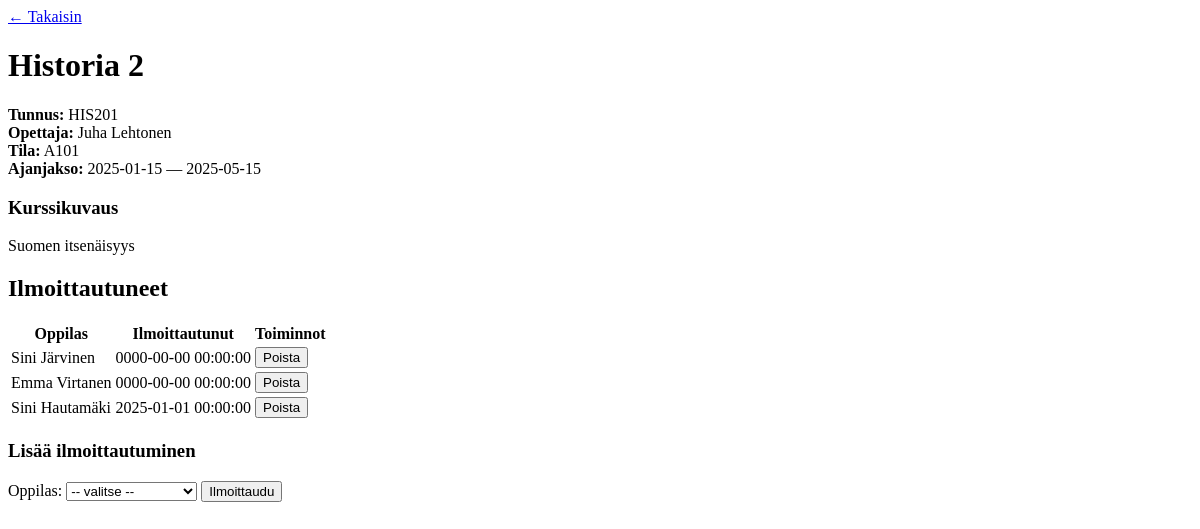
/kurssienhallinta/kurssi.php?id=28, run on an earlier commit of the app's database.
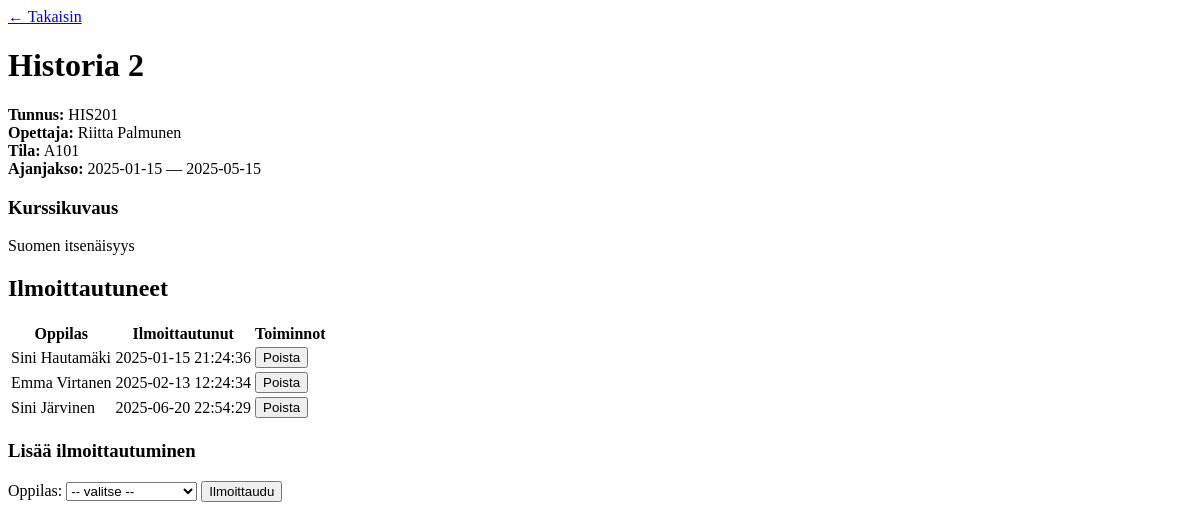
And on a later commit of the database.
### tables this page shows
CREATE TABLE `kurssit` (
  `kurssi_id` int(11) NOT NULL,
  `kurssin_tunnus` varchar(20) NOT NULL,
  `kurssi_nimi` varchar(100) NOT NULL,
  `kurssikuvaus` text DEFAULT NULL,
  `aloituspaiva` date NOT NULL,
  `lopetuspaiva` date NOT NULL,
  `opettaja_id` int(11) NOT NULL,
  `tila_id` int(11) NOT NULL
);

CREATE TABLE `opettajat` (
  `opettaja_id` int(11) NOT NULL,
  `etunimi` varchar(50) NOT NULL,
  `sukunimi` varchar(50) NOT NULL,
  `aine` varchar(100) NOT NULL
);

CREATE TABLE `tilat` (
  `tila_id` int(11) NOT NULL,
  `tila_nimi` varchar(50) NOT NULL,
  `paikkoja` int(11) NOT NULL
);

CREATE TABLE `ilmoittautuminen` (
  `ilmoittautuminen_id` int(11) NOT NULL,
  `opiskelija_id` int(11) NOT NULL,
  `kurssi_id` int(11) NOT NULL,
  `ilmoittautumispaiva` datetime NOT NULL DEFAULT current_timestamp()
);

CREATE TABLE `oppilaat` (
  `oppilas_id` int(11) NOT NULL,
  `etunimi` varchar(50) NOT NULL,
  `sukunimi` varchar(50) NOT NULL,
  `syntymaaika` date NOT NULL,
  `vuosikurssi` int(11) NOT NULL
);

### kurssienhallinta/kurssi.php (the view, shortened to what this page needs)
<?php
$pdo = getPDO();
$kurssi_id = (int)$_GET['id'];
$stmt = $pdo->prepare("SELECT k.*, o.etunimi AS op_etunimi, o.sukunimi AS op_sukunimi, t.tila_nimi
    FROM kurssit k
    JOIN opettajat o ON k.opettaja_id = o.opettaja_id
    JOIN tilat t ON k.tila_id = t.tila_id
    WHERE k.kurssi_id = ?");
$stmt->execute([$kurssi_id]);
$kurssi = $stmt->fetch();
$stmt = $pdo->prepare("SELECT i.ilmoittautuminen_id, o.oppilas_id, o.etunimi, o.sukunimi, i.ilmoittautumispaiva
    FROM ilmoittautuminen i
    JOIN oppilaat o ON i.opiskelija_id = o.oppilas_id
    WHERE i.kurssi_id = ?
    ORDER BY i.ilmoittautumispaiva ASC");
$stmt->execute([$kurssi_id]);
$ilmo = $stmt->fetchAll();
?>
<!doctype html>
<html lang="fi"><head><meta charset="utf-8"><title><?=htmlspecialchars($kurssi['kurssi_nimi'])?></title></head><body>
  <a href="index.php">← Takaisin</a>
  <h1><?=htmlspecialchars($kurssi['kurssi_nimi'])?></h1>
  <p><strong>Tunnus:</strong> <?=htmlspecialchars($kurssi['kurssin_tunnus'])?><br>
     <strong>Opettaja:</strong> <?=htmlspecialchars($kurssi['op_etunimi'].' '.$kurssi['op_sukunimi'])?><br>
     <strong>Tila:</strong> <?=htmlspecialchars($kurssi['tila_nimi'])?><br>
     <strong>Ajanjakso:</strong> <?=htmlspecialchars($kurssi['aloituspaiva'])?> — <?=htmlspecialchars($kurssi['lopetuspaiva'])?></p>
  <?php if (!empty($kurssi['kurssikuvaus'])): ?>
    <h3>Kurssikuvaus</h3>
    <p><?=nl2br(htmlspecialchars($kurssi['kurssikuvaus']))?></p>
  <?php endif; ?>
  <h2>Ilmoittautuneet</h2>
  <?php if (count($ilmo) === 0): ?>
    <p>Ei ilmoittautuneita.</p>
  <?php else: ?>
    <table>
      <thead><tr><th>Oppilas</th><th>Ilmoittautunut</th><th>Toiminnot</th></tr></thead>
      <tbody>
        <?php foreach($ilmo as $r): ?>
        <tr>
          <td><?=htmlspecialchars($r['etunimi'].' '.$r['sukunimi'])?></td>
          <td><?=htmlspecialchars($r['ilmoittautumispaiva'])?></td>
          <td>
            <form method="post" action="poista_ilmo.php" style="display:inline">
              <button type="submit" onclick="return confirm('Poistetaanko ilmoittautuminen?')">Poista</button>
            </form>
          </td>
        </tr>
        <?php endforeach; ?>
      </tbody>
    </table>
  <?php endif; ?>
  <h3>Lisää ilmoittautuminen</h3>
  <form method="post" action="ilmoittaudu.php">
    <label>Oppilas:
      <select name="oppilas_id" required>
        <option value="">-- valitse --</option>
      </select>
    </label>
    <button type="submit">Ilmoittaudu</button>
  </form>
</body></html>

What changed in the data, as far as the page shows it:
changed kurssit "Historia 2": opettaja.sukunimi "Juha Lehtonen" → "Riitta Palmunen"
changed ilmoittautuminen "Sini Hautamäki": ilmoittautumispaiva "2025-01-01 00:00:00" → "2025-01-15 21:24:36"; moves up the list
changed ilmoittautuminen "Emma Virtanen": ilmoittautumispaiva "0000-00-00 00:00:00" → "2025-02-13 12:24:34"; moves down the list
changed ilmoittautuminen "Sini Järvinen": ilmoittautumispaiva "0000-00-00 00:00:00" → "2025-06-20 22:54:29"
